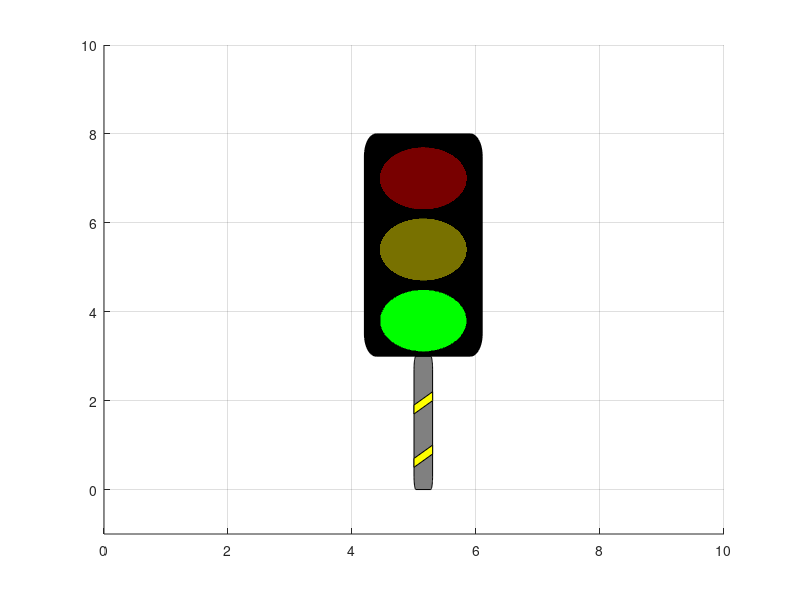

Write the MATLAB code that produced this figure.
theta = 0 : 0.01 : 360;
line1X = [5 5.3 5.3 5];
line1Y = [0.5 0.8 1 0.7];
line2X = [5 5.3 5.3 5];
line2Y = [1.7 2 2.2 1.9];
cir1X = 5.15 + 0.7 * sind(theta); 
cir1Y = 3.8 + 0.7 * cosd(theta);
cir2X = 5.15 + 0.7 * sind(theta);
cir2Y = 5.4 + 0.7 * cosd(theta);
cir3X = 5.15 + 0.7 * sind(theta);
cir3Y = 7 + 0.7 * cosd(theta);
panelStick = rectangle('Position', [5 0 0.3 3], 'Curvature', [0.2 0.2], 'FaceColor', [0.5 0.5 0.5]);
hold on;
panel = rectangle('Position', [4.2 3 1.9 5], 'Curvature', [0.2 0.2], 'FaceColor', 'k');
hold on;
fill(line1X, line1Y, 'y');
fill(line2X, line2Y, 'y');
xlim([0 10]);
ylim([-1 10]);
grid on;
for n = 1:5 
    fill(cir1X, cir1Y, [0.0157 0.47 0]);
    fill(cir2X, cir2Y, [0.47 0.443 0]);
    fill(cir3X, cir3Y, 'r');
    pause(1)
    fill(cir1X, cir1Y, [0.0157 0.47 0]);
    fill(cir2X, cir2Y, [1 0.9686 0]);
    fill(cir3X, cir3Y, [0.47 0 0]);
    pause(1)
    fill(cir1X, cir1Y, 'g');
    fill(cir2X, cir2Y, [0.47 0.443 0]);
    fill(cir3X, cir3Y, [0.47 0 0]);
    pause(1)
end
